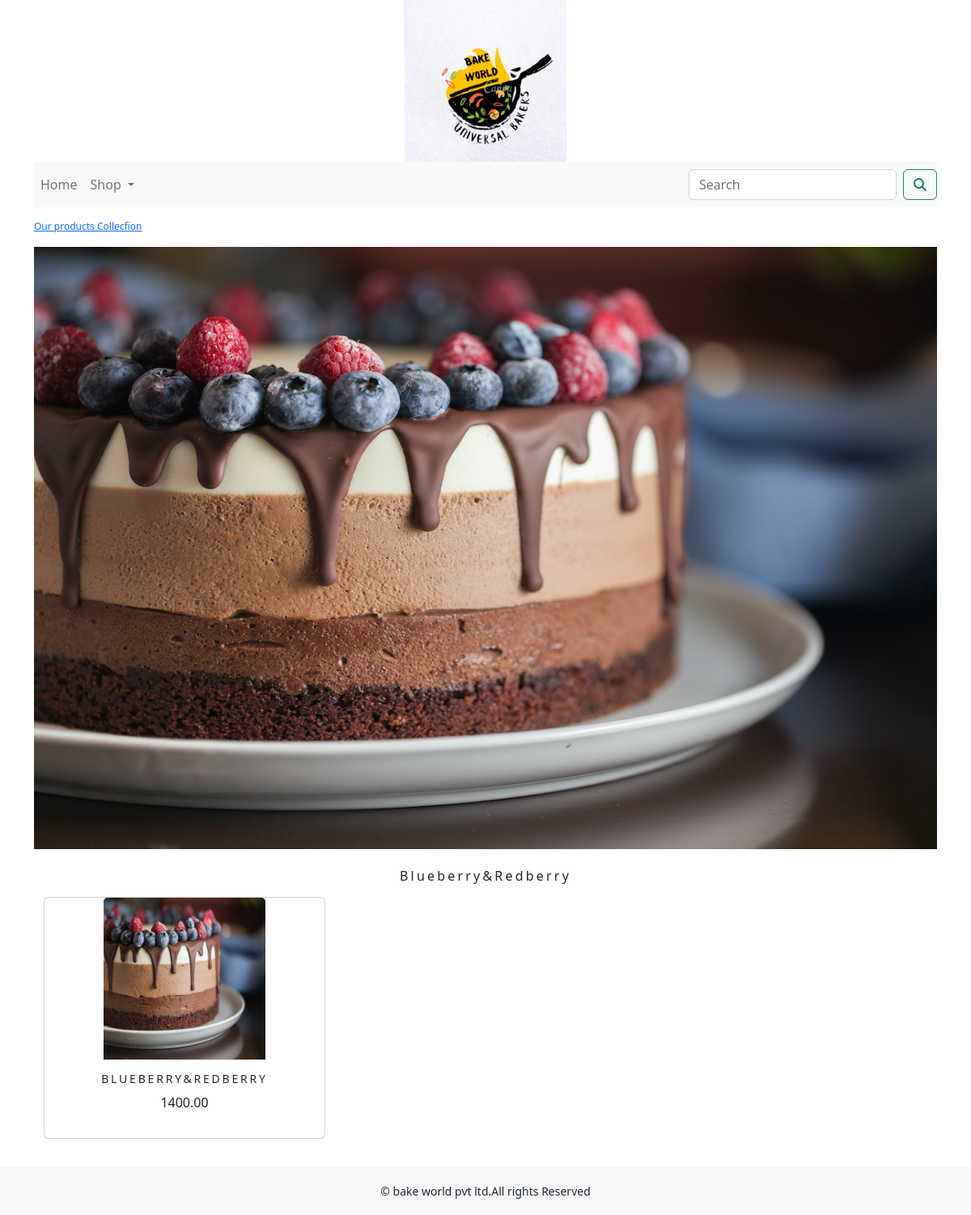
The page /ecommerceapp/blueberryredberry/ on the database its author committed.
### ecommerceapp/models.py (models this page shows, shortened)
class Category(models.Model):
    name=models.CharField(max_length=250,unique=True)
    slug=models.SlugField(max_length=250,unique=True)
    description=models.TextField(blank=True)
    image=models.ImageField(upload_to='category',blank=True)
    class Meta:
        ordering=('name',)
        verbose_name='category'
        verbose_name_plural='categories'
    def get_url(self):
        return reverse('ecommerceapp:products_by_category',args=[self.slug])

class Product(models.Model):
    name=models.CharField(max_length=250,unique=True)
    slug =models.SlugField(max_length=250, unique=True)
    description=models.TextField(blank=True)
    price=models.DecimalField(max_digits=10,decimal_places=2)
    category=models.ForeignKey(Category,on_delete=models.CASCADE)
    image=models.ImageField(upload_to='product',blank=True)
    stock=models.IntegerField()
    available=models.BooleanField(default=True)
    created=models.DateTimeField(auto_now_add=True)
    def get_url(self):
        return reverse('ecommerceapp:prodCatdetail',args=[self.category.slug,self.slug])
    class Meta:
        ordering=('name',)
        verbose_name='product'
        verbose_name_plural='products'

### ecommerceapp/views.py (the view)
# urls.py: path('',views.allprodcat,name='allprodcat'),
def allprodcat(request,c_slug=None):
    c_page=None
    products_list=None
    if c_slug!=None:
        c_page=get_object_or_404(Category,slug=c_slug)
        products_list=Product.objects.all().filter(category=c_page,available=True)
    else:
        products_list=Product.objects.all().filter(available=True)
    paginator=Paginator(products_list,6)
    try:
        page=int(request.GET.get('page','1'))
    except:
        page=1
    try:
        products=paginator.page(page)
    except (EmptyPage,InvalidPage):
        Products=paginator.page(paginator.num_pages )
    return render(request,'category.html',{'category':c_page,'products':products})

### cart/context_processors.py (called while the page is built)
def counter(request):
    item_count=0
    if 'admin' in request.path:
        return {}
    else:
        try:
            cart=Cart.objects.filter(cart_id=_cart_id(request))
            cart_items=CartItem.objects.all().filter(cart=cart[:1])
            for cart_item in cart_items:
                item_count += cart_item.quantity
        except Cart.DoesNotExist:
            item_count=0
    return dict(item_count=item_count)

### cart/views.py (called while the page is built)
def _cart_id(request):
    cart=request.session.session_key
    if not cart:
        cart=request.session.create()
    return cart

### ecommerceapp/context_processors.py (called while the page is built)
def menu_link(request):
    links=Category.objects.all()
    return dict(links=links)

### ecommerceapp/templates/category.html (shortened to what this page needs)
{% extends 'base.html' %}
{% load static %}
{% block content %}
{% if category %}
<div>
    <div class="row my_row_class">
        <div class="mx_auto">
       <p><a href="{% url 'ecommerceapp:allprodcat' %}" >Our products Collecfion</a></p>
    </div>
        </div>
</div>
    {% endif %}
<div class="mx_auto">
    {% if category %}
      <img class="my_image" src="{{ category.image.url}}" alt="{{category.name}}">
</div>
   <br>
<div>
      <h1 class="text-center my_title"> {{category.name}}</h1>
</div>
     {% endif %}
<div class="container">
    <div class="row mx_auto">
    {% for product in products.object_list %}
        <div class="my_bottom_margin col-9 col-sm-12 col-md-4 xol-lg-4">
            <div class="card text-center" style="min-width:18rem;">
                <a href="{{product.get_url}}"><img class="card-img-top my_image" src="{{product.image.url}}" alt="{{product.name}}" style="width:200px; height:200px;">  </a>
                  <div class="card-body">
                        <h4>{{ product.name}}</h4>
                        <p>{{product.price}}</p>
                  </div>
            </div>
        </div>
     {% endfor %}
    </div>
    <br>
</div>
  </div>
{% endblock %}

### ecommerceapp/static/css/custom.css (style rules this page uses)
body { font-family: 'Roboto Slab', serif; }
.my_row_class { padding-top:15px; font-size:12px; }
.my_row_class .mx_auto { color:#000; font:12px; }
.my_image { width:100%; height:auto; }
.my_title { font-size:16px; upper_transform:uppercase; letter-spacing:.2em; }
.my_bottom_margin { margin-bottom:10px; }
.card-body h4 { font-size:14px; text-transform:uppercase; letter-spacing:.2em; }

### rows shown on the page
Category: image (picture), name "Blueberry&Redberry"
Product: image (picture), name "BLUEBERRY&REDBERRY", price "1400.00"
